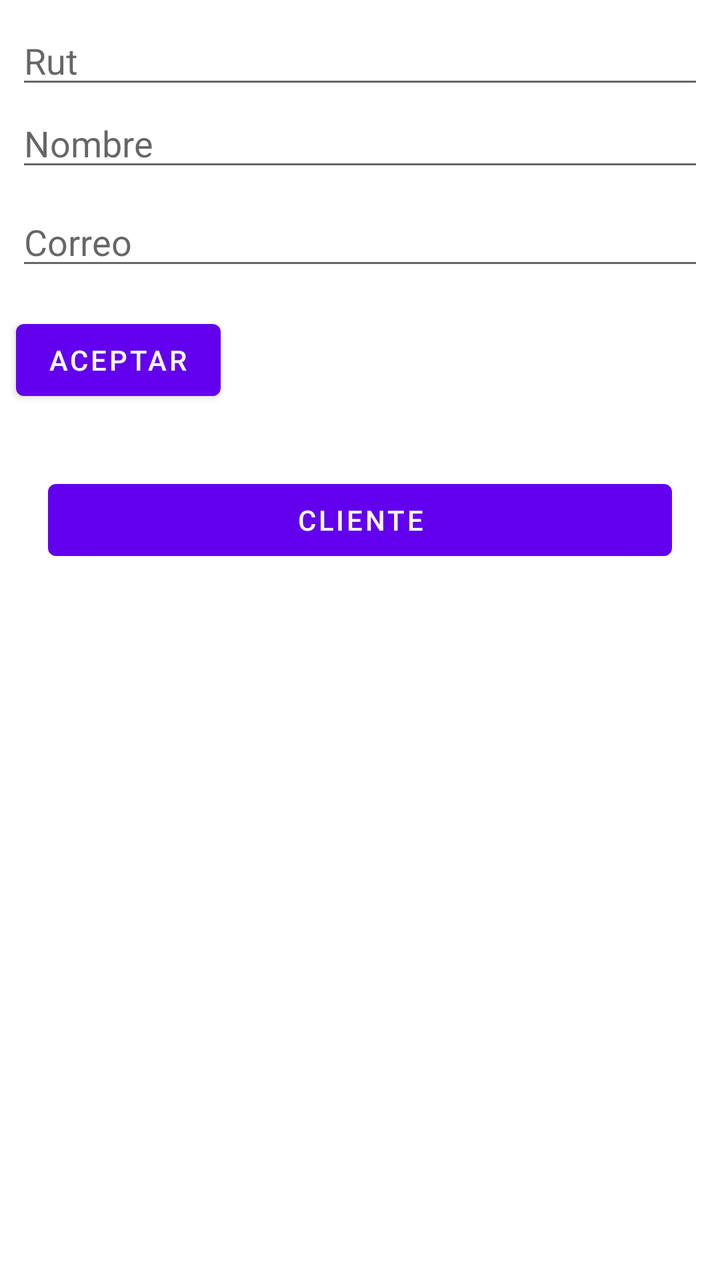
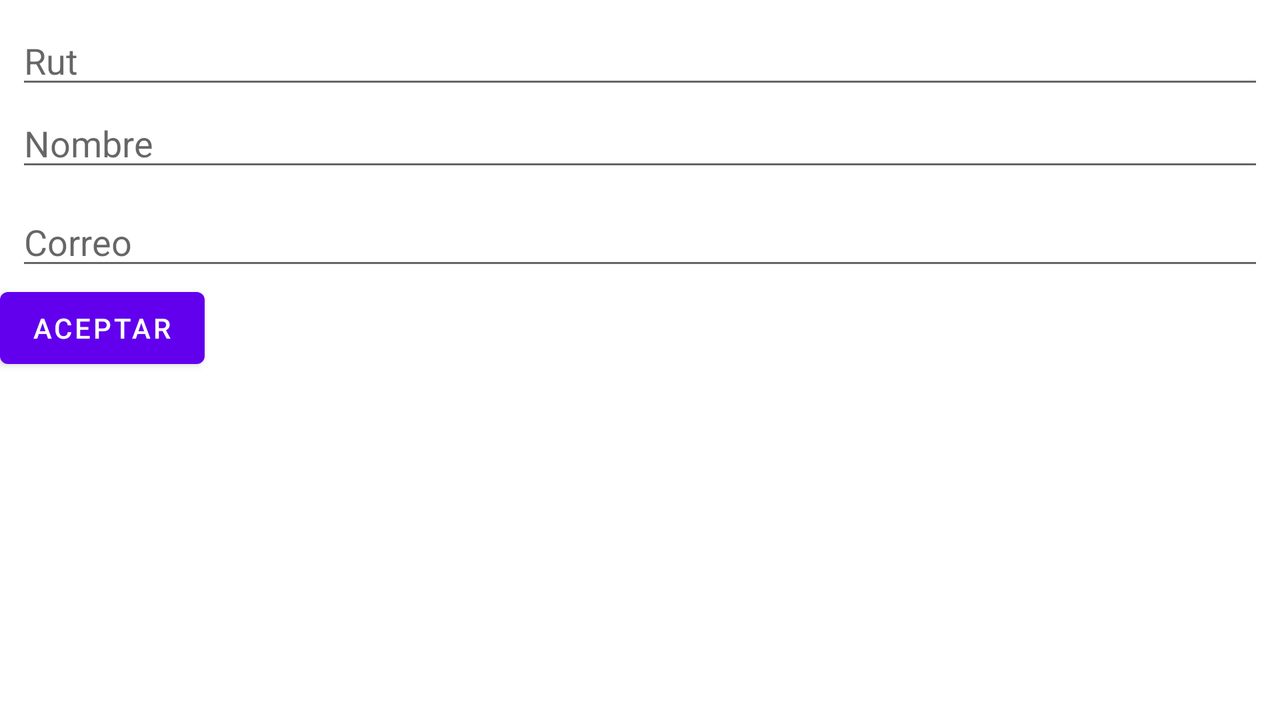

Compare how this app lays out the same screen by default and in its alternative resource folder. The renders come first, then the two layout files and the values they reference.
<!-- AndroidManifest.xml: application theme Theme.ArrayListProyecto -->
<!-- res/layout/activity_main.xml -->
<?xml version="1.0" encoding="utf-8"?>
<androidx.constraintlayout.widget.ConstraintLayout xmlns:android="http://schemas.android.com/apk/res/android"
    xmlns:app="http://schemas.android.com/apk/res-auto"
    xmlns:tools="http://schemas.android.com/tools"
    android:layout_width="match_parent"
    android:layout_height="match_parent"
    tools:context=".MainActivity">

    <Button
        android:id="@+id/btnAceptar"
        android:layout_width="wrap_content"
        android:layout_height="0dp"
        android:layout_marginStart="8dp"
        android:layout_marginTop="16dp"
        android:text="@string/btn_aceptar"
        app:layout_constraintStart_toStartOf="parent"
        app:layout_constraintTop_toBottomOf="@+id/etCorreo" />

    <EditText
        android:id="@+id/etNombre"
        android:layout_width="0dp"
        android:layout_height="wrap_content"
        android:layout_marginStart="8dp"
        android:layout_marginEnd="8dp"
        android:ems="10"
        android:hint="@string/hint_nombre"
        android:inputType="textPersonName"
        app:layout_constraintEnd_toEndOf="parent"
        app:layout_constraintHorizontal_bias="0.0"
        app:layout_constraintStart_toStartOf="parent"
        app:layout_constraintTop_toBottomOf="@+id/etRut" />

    <EditText
        android:id="@+id/etRut"
        android:layout_width="0dp"
        android:layout_height="wrap_content"
        android:layout_marginStart="8dp"
        android:layout_marginTop="8dp"
        android:layout_marginEnd="8dp"
        android:ems="10"
        android:hint="@string/hint_rut"
        android:inputType="textPersonName"
        app:layout_constraintEnd_toEndOf="parent"
        app:layout_constraintStart_toStartOf="parent"
        app:layout_constraintTop_toTopOf="parent" />

    <EditText
        android:id="@+id/etCorreo"
        android:layout_width="0dp"
        android:layout_height="wrap_content"
        android:layout_marginStart="8dp"
        android:layout_marginTop="8dp"
        android:layout_marginEnd="8dp"
        android:ems="10"
        android:hint="@string/hint_correo"
        android:inputType="textPersonName"
        app:layout_constraintEnd_toEndOf="parent"
        app:layout_constraintStart_toStartOf="parent"
        app:layout_constraintTop_toBottomOf="@+id/etNombre" />

    <Button
        android:id="@+id/btnCliente"
        android:layout_width="0dp"
        android:layout_height="wrap_content"
        android:layout_marginStart="24dp"
        android:layout_marginTop="32dp"
        android:layout_marginEnd="24dp"
        android:text="Cliente"
        app:layout_constraintEnd_toEndOf="parent"
        app:layout_constraintStart_toStartOf="parent"
        app:layout_constraintTop_toBottomOf="@+id/btnAceptar" />

</androidx.constraintlayout.widget.ConstraintLayout>
<!-- resources referenced by this layout -->
<resources>
  <string name="btn_aceptar">Aceptar</string>
  <string name="hint_correo">Correo</string>
  <string name="hint_nombre">Nombre</string>
  <string name="hint_rut">Rut</string>
  <style name="Theme.ArrayListProyecto" parent="Theme.MaterialComponents.DayNight.DarkActionBar">
          
          <item name="colorPrimary">@color/purple_500</item>
          <item name="colorPrimaryVariant">@color/purple_700</item>
          <item name="colorOnPrimary">@color/white</item>
          
          <item name="colorSecondary">@color/teal_200</item>
          <item name="colorSecondaryVariant">@color/teal_700</item>
          <item name="colorOnSecondary">@color/black</item>
          
          <item name="android:statusBarColor">?attr/colorPrimaryVariant</item>
          
      </style>
</resources>
<!-- res/layout-land/activity_main.xml (the repository's variant of the layout above) -->
<!-- drawn on the phone turned sideways -->
<?xml version="1.0" encoding="utf-8"?>
<androidx.constraintlayout.widget.ConstraintLayout xmlns:android="http://schemas.android.com/apk/res/android"
    xmlns:app="http://schemas.android.com/apk/res-auto"
    xmlns:tools="http://schemas.android.com/tools"
    android:layout_width="match_parent"
    android:layout_height="match_parent"
    tools:context=".MainActivity">

    <Button
        android:id="@+id/btnAceptar"
        android:layout_width="0dp"
        android:layout_height="wrap_content"
        android:text="Aceptar"
        app:layout_constraintStart_toStartOf="parent"
        app:layout_constraintTop_toBottomOf="@+id/etCorreo" />

    <EditText
        android:id="@+id/etNombre"
        android:layout_width="0dp"
        android:layout_height="wrap_content"
        android:layout_marginStart="8dp"
        android:layout_marginEnd="8dp"
        android:ems="10"
        android:hint="Nombre"
        android:inputType="textPersonName"
        app:layout_constraintEnd_toEndOf="parent"
        app:layout_constraintHorizontal_bias="0.0"
        app:layout_constraintStart_toStartOf="parent"
        app:layout_constraintTop_toBottomOf="@+id/etRut" />

    <EditText
        android:id="@+id/etRut"
        android:layout_width="0dp"
        android:layout_height="wrap_content"
        android:layout_marginStart="8dp"
        android:layout_marginTop="8dp"
        android:layout_marginEnd="8dp"
        android:ems="10"
        android:hint="Rut"
        android:inputType="textPersonName"
        app:layout_constraintEnd_toEndOf="parent"
        app:layout_constraintStart_toStartOf="parent"
        app:layout_constraintTop_toTopOf="parent" />

    <EditText
        android:id="@+id/etCorreo"
        android:layout_width="0dp"
        android:layout_height="wrap_content"
        android:layout_marginStart="8dp"
        android:layout_marginTop="8dp"
        android:layout_marginEnd="8dp"
        android:ems="10"
        android:hint="Correo"
        android:inputType="textPersonName"
        app:layout_constraintEnd_toEndOf="parent"
        app:layout_constraintStart_toStartOf="parent"
        app:layout_constraintTop_toBottomOf="@+id/etNombre" />

</androidx.constraintlayout.widget.ConstraintLayout>
<!-- resources referenced by the variant -->
<!-- as the phone turned sideways resolves them -->
<resources>
  <style name="Theme.ArrayListProyecto" parent="Theme.MaterialComponents.DayNight.DarkActionBar">
          
          <item name="colorPrimary">@color/purple_500</item>
          <item name="colorPrimaryVariant">@color/purple_700</item>
          <item name="colorOnPrimary">@color/white</item>
          
          <item name="colorSecondary">@color/teal_200</item>
          <item name="colorSecondaryVariant">@color/teal_700</item>
          <item name="colorOnSecondary">@color/black</item>
          
          <item name="android:statusBarColor">?attr/colorPrimaryVariant</item>
          
      </style>
</resources>
